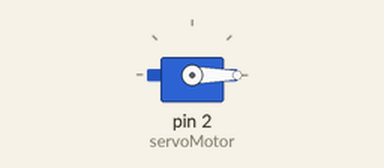
This sketch was run on a simulated Arduino Uno, built with avr-gcc and run on an emulated ATmega328P. On the bench: servo.

Above: at 0.05 s.
At 1.5 s:
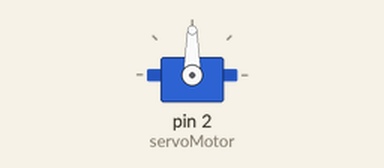
At 3.0 s:
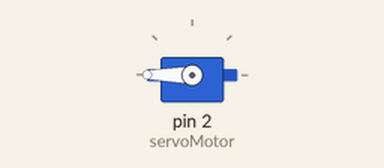
Timing chart, 0 to 6.9 s (numbered marks = the images above):
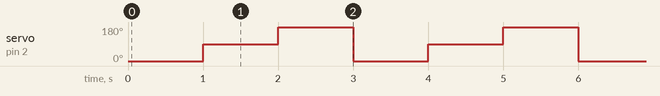

The sketch:

servo1.ino
```cpp
#include <Servo.h>  // librería para poder controlar el servo

Servo servoMotor;   // Crea un objeto servo llamado servoMotor

void setup(){
  // Asociamos el servo a la patilla 2 del Arduino
  servoMotor.attach(2);
}

void loop(){
  // Desplazamos a la posición 0º
  servoMotor.write(0);
  delay(1000);  // Esperamos 1 segundo

  // Desplazamos a la posición 90º
  servoMotor.write(90);
  delay(1000);  // Esperamos 1 segundo

  // Desplazamos a la posición 180º
  servoMotor.write(180);
  delay(1000);  // Esperamos 1 segundo
}
```

Measured:
- by itself, servo on pin 2 (servoMotor): repeats every 3.0 s: 180° 1.0 s, 0° 1.0 s, 90° 1.0 s
